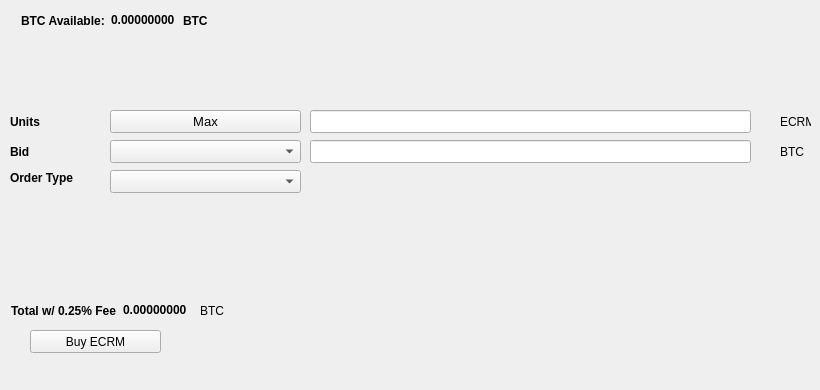
   <widget class="QWidget" name="BuyTab">
    <attribute name="title">
     <string>Buy</string>
    </attribute>
    <widget class="QPushButton" name="BuyECRM">
     <property name="geometry">
      <rect>
       <x>30</x>
       <y>330</y>
       <width>131</width>
       <height>23</height>
      </rect>
     </property>
     <property name="text">
      <string>Buy ECRM</string>
     </property>
     <property name="icon">
      <iconset resource="../ecoreumcoin.qrc">
       <normaloff>:/icons/bitcoin</normaloff>:/icons/bitcoin</iconset>
     </property>
    </widget>
    <widget class="QLabel" name="label_3">
     <property name="geometry">
      <rect>
       <x>10</x>
       <y>110</y>
       <width>46</width>
       <height>23</height>
      </rect>
     </property>
     <property name="font">
      <font>
       <weight>75</weight>
       <bold>true</bold>
      </font>
     </property>
     <property name="text">
      <string>Units</string>
     </property>
    </widget>
    <widget class="QLineEdit" name="UnitsInput">
     <property name="geometry">
      <rect>
       <x>310</x>
       <y>110</y>
       <width>441</width>
       <height>23</height>
      </rect>
     </property>
     <property name="font">
      <font>
       <pointsize>9</pointsize>
       <weight>75</weight>
       <bold>true</bold>
      </font>
     </property>
    </widget>
    <widget class="QLineEdit" name="BuyBidPriceEdit">
     <property name="geometry">
      <rect>
       <x>310</x>
       <y>140</y>
       <width>441</width>
       <height>23</height>
      </rect>
     </property>
     <property name="font">
      <font>
       <pointsize>9</pointsize>
       <weight>75</weight>
       <bold>true</bold>
      </font>
     </property>
    </widget>
    <widget class="QLabel" name="label_4">
     <property name="geometry">
      <rect>
       <x>780</x>
       <y>110</y>
       <width>31</width>
       <height>23</height>
      </rect>
     </property>
     <property name="text">
      <string>ECRM</string>
     </property>
    </widget>
    <widget class="QLabel" name="label_5">
     <property name="geometry">
      <rect>
       <x>780</x>
       <y>140</y>
       <width>31</width>
       <height>23</height>
      </rect>
     </property>
     <property name="text">
      <string>BTC</string>
     </property>
    </widget>
    <widget class="QLabel" name="label_6">
     <property name="geometry">
      <rect>
       <x>10</x>
       <y>140</y>
       <width>46</width>
       <height>23</height>
      </rect>
     </property>
     <property name="font">
      <font>
       <weight>75</weight>
       <bold>true</bold>
      </font>
     </property>
     <property name="text">
      <string>Bid</string>
     </property>
    </widget>
    <widget class="QLabel" name="label_7">
     <property name="geometry">
      <rect>
       <x>10</x>
       <y>170</y>
       <width>91</width>
       <height>16</height>
      </rect>
     </property>
     <property name="font">
      <font>
       <weight>75</weight>
       <bold>true</bold>
      </font>
     </property>
     <property name="text">
      <string>Order Type</string>
     </property>
    </widget>
    <widget class="QPushButton" name="Buy_Max_Amount">
     <property name="geometry">
      <rect>
       <x>110</x>
       <y>110</y>
       <width>191</width>
       <height>23</height>
      </rect>
     </property>
     <property name="font">
      <font>
       <pointsize>10</pointsize>
      </font>
     </property>
     <property name="text">
      <string>Max</string>
     </property>
    </widget>
    <widget class="QComboBox" name="BuyBidcomboBox">
     <property name="geometry">
      <rect>
       <x>110</x>
       <y>140</y>
       <width>191</width>
       <height>23</height>
      </rect>
     </property>
     <property name="font">
      <font>
       <pointsize>10</pointsize>
      </font>
     </property>
    </widget>
    <widget class="QComboBox" name="buyOrdertypeCombo">
     <property name="geometry">
      <rect>
       <x>110</x>
       <y>170</y>
       <width>191</width>
       <height>23</height>
      </rect>
     </property>
     <property name="font">
      <font>
       <pointsize>10</pointsize>
      </font>
     </property>
    </widget>
    <widget class="QWidget" name="layoutWidget1">
     <property name="geometry">
      <rect>
       <x>21</x>
       <y>11</y>
       <width>227</width>
       <height>19</height>
      </rect>
     </property>
     <layout class="QHBoxLayout" name="horizontalLayout_3">
      <item>
       <widget class="QLabel" name="label232">
        <property name="font">
         <font>
          <weight>75</weight>
          <bold>true</bold>
         </font>
        </property>
        <property name="text">
         <string>BTC Available:</string>
        </property>
       </widget>
      </item>
      <item>
       <widget class="QLabel" name="BtcAvailableLbl">
        <property name="palette">
         <palette>
          <active>
           <colorrole role="WindowText">
            <brush brushstyle="SolidPattern">
             <color alpha="255">
              <red>0</red>
              <green>0</green>
              <blue>0</blue>
             </color>
            </brush>
           </colorrole>
           <colorrole role="Button">
            <brush brushstyle="SolidPattern">
             <color alpha="255">
              <red>0</red>
              <green>170</green>
              <blue>0</blue>
             </color>
            </brush>
           </colorrole>
           <colorrole role="Light">
            <brush brushstyle="SolidPattern">
             <color alpha="255">
              <red>0</red>
              <green>255</green>
              <blue>0</blue>
             </color>
            </brush>
           </colorrole>
           <colorrole role="Midlight">
            <brush brushstyle="SolidPattern">
             <color alpha="255">
              <red>0</red>
              <green>212</green>
              <blue>0</blue>
             </color>
            </brush>
           </colorrole>
           <colorrole role="Dark">
            <brush brushstyle="SolidPattern">
             <color alpha="255">
              <red>0</red>
              <green>85</green>
              <blue>0</blue>
             </color>
            </brush>
           </colorrole>
           <colorrole role="Mid">
            <brush brushstyle="SolidPattern">
             <color alpha="255">
              <red>0</red>
              <green>113</green>
              <blue>0</blue>
             </color>
            </brush>
           </colorrole>
           <colorrole role="Text">
            <brush brushstyle="SolidPattern">
             <color alpha="255">
              <red>0</red>
              <green>170</green>
              <blue>0</blue>
             </color>
            </brush>
           </colorrole>
           <colorrole role="BrightText">
            <brush brushstyle="SolidPattern">
             <color alpha="255">
              <red>255</red>
              <green>255</green>
              <blue>255</blue>
             </color>
            </brush>
           </colorrole>
           <colorrole role="ButtonText">
            <brush brushstyle="SolidPattern">
             <color alpha="255">
              <red>0</red>
              <green>0</green>
              <blue>0</blue>
             </color>
            </brush>
           </colorrole>
           <colorrole role="Base">
            <brush brushstyle="SolidPattern">
             <color alpha="255">
              <red>255</red>
              <green>255</green>
              <blue>255</blue>
             </color>
            </brush>
           </colorrole>
           <colorrole role="Window">
            <brush brushstyle="SolidPattern">
             <color alpha="255">
              <red>0</red>
              <green>170</green>
              <blue>0</blue>
             </color>
            </brush>
           </colorrole>
           <colorrole role="Shadow">
            <brush brushstyle="SolidPattern">
             <color alpha="255">
              <red>0</red>
              <green>0</green>
              <blue>0</blue>
             </color>
            </brush>
           </colorrole>
           <colorrole role="AlternateBase">
            <brush brushstyle="SolidPattern">
             <color alpha="255">
              <red>127</red>
              <green>212</green>
              <blue>127</blue>
             </color>
            </brush>
           </colorrole>
           <colorrole role="ToolTipBase">
            <brush brushstyle="SolidPattern">
             <color alpha="255">
              <red>255</red>
              <green>255</green>
              <blue>220</blue>
             </color>
            </brush>
           </colorrole>
           <colorrole role="ToolTipText">
            <brush brushstyle="SolidPattern">
             <color alpha="255">
              <red>0</red>
              <green>0</green>
              <blue>0</blue>
             </color>
            </brush>
           </colorrole>
          </active>
          <inactive>
           <colorrole role="WindowText">
            <brush brushstyle="SolidPattern">
             <color alpha="255">
              <red>0</red>
              <green>0</green>
              <blue>0</blue>
             </color>
            </brush>
           </colorrole>
           <colorrole role="Button">
            <brush brushstyle="SolidPattern">
             <color alpha="255">
              <red>0</red>
              <green>170</green>
              <blue>0</blue>
             </color>
            </brush>
           </colorrole>
           <colorrole role="Light">
            <brush brushstyle="SolidPattern">
             <color alpha="255">
              <red>0</red>
              <green>255</green>
              <blue>0</blue>
             </color>
            </brush>
           </colorrole>
           <colorrole role="Midlight">
            <brush brushstyle="SolidPattern">
             <color alpha="255">
              <red>0</red>
              <green>212</green>
              <blue>0</blue>
             </color>
            </brush>
           </colorrole>
           <colorrole role="Dark">
            <brush brushstyle="SolidPattern">
             <color alpha="255">
              <red>0</red>
              <green>85</green>
              <blue>0</blue>
             </color>
            </brush>
           </colorrole>
           <colorrole role="Mid">
            <brush brushstyle="SolidPattern">
             <color alpha="255">
              <red>0</red>
              <green>113</green>
              <blue>0</blue>
             </color>
            </brush>
           </colorrole>
           <colorrole role="Text">
            <brush brushstyle="SolidPattern">
             <color alpha="255">
              <red>0</red>
              <green>170</green>
              <blue>0</blue>
             </color>
            </brush>
           </colorrole>
           <colorrole role="BrightText">
            <brush brushstyle="SolidPattern">
             <color alpha="255">
              <red>255</red>
              <green>255</green>
              <blue>255</blue>
             </color>
            </brush>
           </colorrole>
           <colorrole role="ButtonText">
            <brush brushstyle="SolidPattern">
             <color alpha="255">
              <red>0</red>
              <green>0</green>
              <blue>0</blue>
             </color>
            </brush>
           </colorrole>
           <colorrole role="Base">
            <brush brushstyle="SolidPattern">
             <color alpha="255">
              <red>255</red>
              <green>255</green>
              <blue>255</blue>
             </color>
            </brush>
           </colorrole>
           <colorrole role="Window">
            <brush brushstyle="SolidPattern">
             <color alpha="255">
              <red>0</red>
              <green>170</green>
              <blue>0</blue>
             </color>
            </brush>
           </colorrole>
           <colorrole role="Shadow">
            <brush brushstyle="SolidPattern">
             <color alpha="255">
              <red>0</red>
              <green>0</green>
              <blue>0</blue>
             </color>
            </brush>
           </colorrole>
           <colorrole role="AlternateBase">
            <brush brushstyle="SolidPattern">
             <color alpha="255">
              <red>127</red>
              <green>212</green>
              <blue>127</blue>
             </color>
            </brush>
           </colorrole>
           <colorrole role="ToolTipBase">
            <brush brushstyle="SolidPattern">
             <color alpha="255">
              <red>255</red>
              <green>255</green>
              <blue>220</blue>
             </color>
            </brush>
           </colorrole>
           <colorrole role="ToolTipText">
            <brush brushstyle="SolidPattern">
             <color alpha="255">
              <red>0</red>
              <green>0</green>
              <blue>0</blue>
             </color>
            </brush>
           </colorrole>
          </inactive>
          <disabled>
           <colorrole role="WindowText">
            <brush brushstyle="SolidPattern">
             <color alpha="255">
              <red>0</red>
              <green>85</green>
              <blue>0</blue>
             </color>
            </brush>
           </colorrole>
           <colorrole role="Button">
            <brush brushstyle="SolidPattern">
             <color alpha="255">
              <red>0</red>
              <green>170</green>
              <blue>0</blue>
             </color>
            </brush>
           </colorrole>
           <colorrole role="Light">
            <brush brushstyle="SolidPattern">
             <color alpha="255">
              <red>0</red>
              <green>255</green>
              <blue>0</blue>
             </color>
            </brush>
           </colorrole>
           <colorrole role="Midlight">
            <brush brushstyle="SolidPattern">
             <color alpha="255">
              <red>0</red>
              <green>212</green>
              <blue>0</blue>
             </color>
            </brush>
           </colorrole>
           <colorrole role="Dark">
            <brush brushstyle="SolidPattern">
             <color alpha="255">
              <red>0</red>
              <green>85</green>
              <blue>0</blue>
             </color>
            </brush>
           </colorrole>
           <colorrole role="Mid">
            <brush brushstyle="SolidPattern">
             <color alpha="255">
              <red>0</red>
              <green>113</green>
              <blue>0</blue>
             </color>
            </brush>
           </colorrole>
           <colorrole role="Text">
            <brush brushstyle="SolidPattern">
             <color alpha="255">
              <red>0</red>
              <green>85</green>
              <blue>0</blue>
             </color>
            </brush>
           </colorrole>
           <colorrole role="BrightText">
            <brush brushstyle="SolidPattern">
             <color alpha="255">
              <red>255</red>
              <green>255</green>
              <blue>255</blue>
             </color>
            </brush>
           </colorrole>
           <colorrole role="ButtonText">
            <brush brushstyle="SolidPattern">
             <color alpha="255">
              <red>0</red>
              <green>85</green>
              <blue>0</blue>
             </color>
            </brush>
           </colorrole>
           <colorrole role="Base">
            <brush brushstyle="SolidPattern">
             <color alpha="255">
              <red>0</red>
              <green>170</green>
              <blue>0</blue>
             </color>
            </brush>
           </colorrole>
           <colorrole role="Window">
            <brush brushstyle="SolidPattern">
             <color alpha="255">
              <red>0</red>
              <green>170</green>
              <blue>0</blue>
             </color>
            </brush>
           </colorrole>
           <colorrole role="Shadow">
            <brush brushstyle="SolidPattern">
             <color alpha="255">
              <red>0</red>
              <green>0</green>
              <blue>0</blue>
             </color>
            </brush>
           </colorrole>
           <colorrole role="AlternateBase">
            <brush brushstyle="SolidPattern">
             <color alpha="255">
              <red>0</red>
              <green>170</green>
              <blue>0</blue>
             </color>
            </brush>
           </colorrole>
           <colorrole role="ToolTipBase">
            <brush brushstyle="SolidPattern">
             <color alpha="255">
              <red>255</red>
              <green>255</green>
              <blue>220</blue>
             </color>
            </brush>
           </colorrole>
           <colorrole role="ToolTipText">
            <brush brushstyle="SolidPattern">
             <color alpha="255">
              <red>0</red>
              <green>0</green>
              <blue>0</blue>
             </color>
            </brush>
           </colorrole>
          </disabled>
         </palette>
        </property>
        <property name="font">
         <font>
          <weight>75</weight>
          <bold>true</bold>
         </font>
        </property>
        <property name="text">
         <string>0.00000000</string>
        </property>
        <property name="textInteractionFlags">
         <set>Qt::LinksAccessibleByMouse|Qt::TextSelectableByKeyboard|Qt::TextSelectableByMouse</set>
        </property>
       </widget>
      </item>
      <item>
       <widget class="QLabel" name="BtcAvailableLbl_2">
        <property name="font">
         <font>
          <weight>75</weight>
          <bold>true</bold>
         </font>
        </property>
        <property name="text">
         <string>BTC</string>
        </property>
       </widget>
      </item>
     </layout>
    </widget>
    <widget class="QWidget" name="layoutWidge2">
     <property name="geometry">
      <rect>
       <x>11</x>
       <y>301</y>
       <width>259</width>
       <height>19</height>
      </rect>
     </property>
     <layout class="QHBoxLayout" name="horizontalLayout_4">
      <item>
       <widget class="QLabel" name="label_9">
        <property name="font">
         <font>
          <weight>75</weight>
          <bold>true</bold>
         </font>
        </property>
        <property name="text">
         <string>Total w/ 0.25% Fee</string>
        </property>
       </widget>
      </item>
      <item>
       <widget class="QLabel" name="BuyCostLabel">
        <property name="palette">
         <palette>
          <active>
           <colorrole role="WindowText">
            <brush brushstyle="SolidPattern">
             <color alpha="255">
              <red>0</red>
              <green>0</green>
              <blue>0</blue>
             </color>
            </brush>
           </colorrole>
           <colorrole role="Button">
            <brush brushstyle="SolidPattern">
             <color alpha="255">
              <red>0</red>
              <green>170</green>
              <blue>0</blue>
             </color>
            </brush>
           </colorrole>
           <colorrole role="Light">
            <brush brushstyle="SolidPattern">
             <color alpha="255">
              <red>0</red>
              <green>255</green>
              <blue>0</blue>
             </color>
            </brush>
           </colorrole>
           <colorrole role="Midlight">
            <brush brushstyle="SolidPattern">
             <color alpha="255">
              <red>0</red>
              <green>212</green>
              <blue>0</blue>
             </color>
            </brush>
           </colorrole>
           <colorrole role="Dark">
            <brush brushstyle="SolidPattern">
             <color alpha="255">
              <red>0</red>
              <green>85</green>
              <blue>0</blue>
             </color>
            </brush>
           </colorrole>
           <colorrole role="Mid">
            <brush brushstyle="SolidPattern">
             <color alpha="255">
              <red>0</red>
              <green>113</green>
              <blue>0</blue>
             </color>
            </brush>
           </colorrole>
           <colorrole role="Text">
            <brush brushstyle="SolidPattern">
             <color alpha="255">
              <red>0</red>
              <green>170</green>
              <blue>0</blue>
             </color>
            </brush>
           </colorrole>
           <colorrole role="BrightText">
            <brush brushstyle="SolidPattern">
             <color alpha="255">
              <red>255</red>
              <green>255</green>
              <blue>255</blue>
             </color>
            </brush>
           </colorrole>
           <colorrole role="ButtonText">
            <brush brushstyle="SolidPattern">
             <color alpha="255">
              <red>0</red>
              <green>0</green>
              <blue>0</blue>
             </color>
            </brush>
           </colorrole>
           <colorrole role="Base">
            <brush brushstyle="SolidPattern">
             <color alpha="255">
              <red>255</red>
              <green>255</green>
              <blue>255</blue>
             </color>
            </brush>
           </colorrole>
           <colorrole role="Window">
            <brush brushstyle="SolidPattern">
             <color alpha="255">
              <red>0</red>
              <green>170</green>
              <blue>0</blue>
             </color>
            </brush>
           </colorrole>
           <colorrole role="Shadow">
            <brush brushstyle="SolidPattern">
             <color alpha="255">
              <red>0</red>
              <green>0</green>
              <blue>0</blue>
             </color>
            </brush>
           </colorrole>
           <colorrole role="AlternateBase">
            <brush brushstyle="SolidPattern">
             <color alpha="255">
              <red>127</red>
              <green>212</green>
              <blue>127</blue>
             </color>
            </brush>
           </colorrole>
           <colorrole role="ToolTipBase">
            <brush brushstyle="SolidPattern">
             <color alpha="255">
              <red>255</red>
              <green>255</green>
              <blue>220</blue>
             </color>
            </brush>
           </colorrole>
           <colorrole role="ToolTipText">
            <brush brushstyle="SolidPattern">
             <color alpha="255">
              <red>0</red>
              <green>0</green>
              <blue>0</blue>
             </color>
            </brush>
           </colorrole>
          </active>
          <inactive>
           <colorrole role="WindowText">
            <brush brushstyle="SolidPattern">
             <color alpha="255">
              <red>0</red>
              <green>0</green>
              <blue>0</blue>
             </color>
            </brush>
           </colorrole>
           <colorrole role="Button">
            <brush brushstyle="SolidPattern">
             <color alpha="255">
              <red>0</red>
              <green>170</green>
              <blue>0</blue>
             </color>
            </brush>
           </colorrole>
           <colorrole role="Light">
            <brush brushstyle="SolidPattern">
             <color alpha="255">
              <red>0</red>
              <green>255</green>
              <blue>0</blue>
             </color>
            </brush>
           </colorrole>
           <colorrole role="Midlight">
            <brush brushstyle="SolidPattern">
             <color alpha="255">
              <red>0</red>
              <green>212</green>
              <blue>0</blue>
             </color>
            </brush>
           </colorrole>
           <colorrole role="Dark">
            <brush brushstyle="SolidPattern">
             <color alpha="255">
              <red>0</red>
              <green>85</green>
              <blue>0</blue>
             </color>
            </brush>
           </colorrole>
           <colorrole role="Mid">
            <brush brushstyle="SolidPattern">
             <color alpha="255">
              <red>0</red>
              <green>113</green>
              <blue>0</blue>
             </color>
            </brush>
           </colorrole>
           <colorrole role="Text">
            <brush brushstyle="SolidPattern">
             <color alpha="255">
              <red>0</red>
              <green>170</green>
              <blue>0</blue>
             </color>
            </brush>
           </colorrole>
           <colorrole role="BrightText">
            <brush brushstyle="SolidPattern">
             <color alpha="255">
              <red>255</red>
              <green>255</green>
              <blue>255</blue>
             </color>
            </brush>
           </colorrole>
           <colorrole role="ButtonText">
            <brush brushstyle="SolidPattern">
             <color alpha="255">
              <red>0</red>
              <green>0</green>
              <blue>0</blue>
             </color>
            </brush>
           </colorrole>
           <colorrole role="Base">
            <brush brushstyle="SolidPattern">
             <color alpha="255">
              <red>255</red>
              <green>255</green>
              <blue>255</blue>
             </color>
            </brush>
           </colorrole>
           <colorrole role="Window">
            <brush brushstyle="SolidPattern">
             <color alpha="255">
              <red>0</red>
              <green>170</green>
              <blue>0</blue>
             </color>
            </brush>
           </colorrole>
           <colorrole role="Shadow">
            <brush brushstyle="SolidPattern">
             <color alpha="255">
              <red>0</red>
              <green>0</green>
              <blue>0</blue>
             </color>
            </brush>
           </colorrole>
           <colorrole role="AlternateBase">
            <brush brushstyle="SolidPattern">
             <color alpha="255">
              <red>127</red>
              <green>212</green>
              <blue>127</blue>
             </color>
            </brush>
           </colorrole>
           <colorrole role="ToolTipBase">
            <brush brushstyle="SolidPattern">
             <color alpha="255">
              <red>255</red>
              <green>255</green>
              <blue>220</blue>
             </color>
            </brush>
           </colorrole>
           <colorrole role="ToolTipText">
            <brush brushstyle="SolidPattern">
             <color alpha="255">
              <red>0</red>
              <green>0</green>
              <blue>0</blue>
             </color>
            </brush>
           </colorrole>
          </inactive>
          <disabled>
           <colorrole role="WindowText">
            <brush brushstyle="SolidPattern">
             <color alpha="255">
              <red>0</red>
              <green>85</green>
              <blue>0</blue>
             </color>
            </brush>
           </colorrole>
           <colorrole role="Button">
            <brush brushstyle="SolidPattern">
             <color alpha="255">
              <red>0</red>
              <green>170</green>
              <blue>0</blue>
             </color>
            </brush>
           </colorrole>
           <colorrole role="Light">
            <brush brushstyle="SolidPattern">
             <color alpha="255">
              <red>0</red>
              <green>255</green>
              <blue>0</blue>
             </color>
            </brush>
           </colorrole>
           <colorrole role="Midlight">
            <brush brushstyle="SolidPattern">
             <color alpha="255">
              <red>0</red>
              <green>212</green>
              <blue>0</blue>
             </color>
            </brush>
           </colorrole>
           <colorrole role="Dark">
            <brush brushstyle="SolidPattern">
             <color alpha="255">
              <red>0</red>
              <green>85</green>
              <blue>0</blue>
             </color>
            </brush>
           </colorrole>
           <colorrole role="Mid">
            <brush brushstyle="SolidPattern">
             <color alpha="255">
              <red>0</red>
              <green>113</green>
              <blue>0</blue>
             </color>
            </brush>
           </colorrole>
           <colorrole role="Text">
            <brush brushstyle="SolidPattern">
             <color alpha="255">
              <red>0</red>
              <green>85</green>
              <blue>0</blue>
             </color>
            </brush>
           </colorrole>
           <colorrole role="BrightText">
            <brush brushstyle="SolidPattern">
             <color alpha="255">
              <red>255</red>
              <green>255</green>
              <blue>255</blue>
             </color>
            </brush>
           </colorrole>
           <colorrole role="ButtonText">
            <brush brushstyle="SolidPattern">
             <color alpha="255">
              <red>0</red>
              <green>85</green>
              <blue>0</blue>
             </color>
            </brush>
           </colorrole>
           <colorrole role="Base">
            <brush brushstyle="SolidPattern">
             <color alpha="255">
              <red>0</red>
              <green>170</green>
              <blue>0</blue>
             </color>
            </brush>
           </colorrole>
           <colorrole role="Window">
            <brush brushstyle="SolidPattern">
             <color alpha="255">
              <red>0</red>
              <green>170</green>
              <blue>0</blue>
             </color>
            </brush>
           </colorrole>
           <colorrole role="Shadow">
            <brush brushstyle="SolidPattern">
             <color alpha="255">
              <red>0</red>
              <green>0</green>
              <blue>0</blue>
             </color>
            </brush>
           </colorrole>
           <colorrole role="AlternateBase">
            <brush brushstyle="SolidPattern">
             <color alpha="255">
              <red>0</red>
              <green>170</green>
              <blue>0</blue>
             </color>
            </brush>
           </colorrole>
           <colorrole role="ToolTipBase">
            <brush brushstyle="SolidPattern">
             <color alpha="255">
              <red>255</red>
              <green>255</green>
              <blue>220</blue>
             </color>
            </brush>
           </colorrole>
           <colorrole role="ToolTipText">
            <brush brushstyle="SolidPattern">
             <color alpha="255">
              <red>0</red>
              <green>0</green>
              <blue>0</blue>
             </color>
            </brush>
           </colorrole>
          </disabled>
         </palette>
        </property>
        <property name="font">
         <font>
          <weight>75</weight>
          <bold>true</bold>
         </font>
        </property>
        <property name="autoFillBackground">
         <bool>false</bool>
        </property>
        <property name="text">
         <string>0.00000000</string>
        </property>
        <property name="textInteractionFlags">
         <set>Qt::LinksAccessibleByMouse|Qt::TextSelectableByMouse</set>
        </property>
       </widget>
      </item>
      <item>
       <widget class="QLabel" name="label_10">
        <property name="font">
         <font>
          <weight>50</weight>
          <bold>false</bold>
         </font>
        </property>
        <property name="text">
         <string>BTC</string>
        </property>
       </widget>
      </item>
     </layout>
    </widget>
    <widget class="QLabel" name="label_24">
     <property name="geometry">
      <rect>
       <x>460</x>
       <y>300</y>
       <width>281</width>
       <height>81</height>
      </rect>
     </property>
     <property name="text">
      <string/>
     </property>
     <property name="pixmap">
      <pixmap>:/images/bittrex</pixmap>
     </property>
    </widget>
   </widget>
